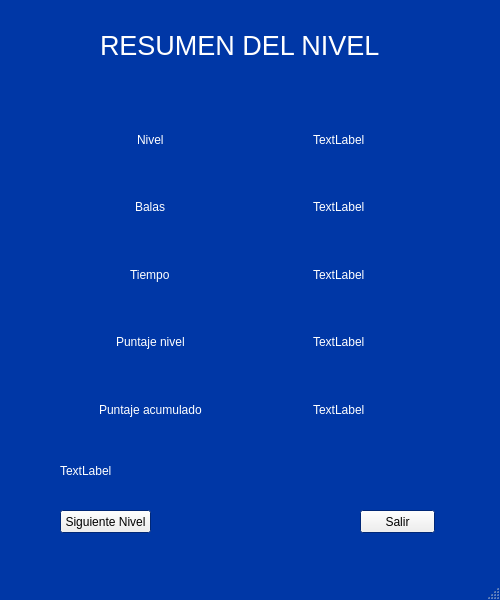
<?xml version="1.0" encoding="UTF-8"?>
<ui version="4.0">
 <class>MainWindow</class>
 <widget class="QMainWindow" name="MainWindow">
  <property name="geometry">
   <rect>
    <x>0</x>
    <y>0</y>
    <width>500</width>
    <height>600</height>
   </rect>
  </property>
  <property name="maximumSize">
   <size>
    <width>500</width>
    <height>600</height>
   </size>
  </property>
  <property name="palette">
   <palette>
    <active>
     <colorrole role="Text">
      <brush brushstyle="SolidPattern">
       <color alpha="255">
        <red>255</red>
        <green>255</green>
        <blue>255</blue>
       </color>
      </brush>
     </colorrole>
     <colorrole role="Base">
      <brush brushstyle="SolidPattern">
       <color alpha="255">
        <red>0</red>
        <green>39</green>
        <blue>118</blue>
       </color>
      </brush>
     </colorrole>
     <colorrole role="Window">
      <brush brushstyle="SolidPattern">
       <color alpha="255">
        <red>0</red>
        <green>55</green>
        <blue>166</blue>
       </color>
      </brush>
     </colorrole>
     <colorrole role="PlaceholderText">
      <brush brushstyle="SolidPattern">
       <color alpha="128">
        <red>255</red>
        <green>255</green>
        <blue>255</blue>
       </color>
      </brush>
     </colorrole>
    </active>
    <inactive>
     <colorrole role="Text">
      <brush brushstyle="SolidPattern">
       <color alpha="255">
        <red>255</red>
        <green>255</green>
        <blue>255</blue>
       </color>
      </brush>
     </colorrole>
     <colorrole role="Base">
      <brush brushstyle="SolidPattern">
       <color alpha="255">
        <red>0</red>
        <green>39</green>
        <blue>118</blue>
       </color>
      </brush>
     </colorrole>
     <colorrole role="Window">
      <brush brushstyle="SolidPattern">
       <color alpha="255">
        <red>0</red>
        <green>55</green>
        <blue>166</blue>
       </color>
      </brush>
     </colorrole>
     <colorrole role="PlaceholderText">
      <brush brushstyle="SolidPattern">
       <color alpha="128">
        <red>255</red>
        <green>255</green>
        <blue>255</blue>
       </color>
      </brush>
     </colorrole>
    </inactive>
    <disabled>
     <colorrole role="Text">
      <brush brushstyle="SolidPattern">
       <color alpha="255">
        <red>120</red>
        <green>120</green>
        <blue>120</blue>
       </color>
      </brush>
     </colorrole>
     <colorrole role="Base">
      <brush brushstyle="SolidPattern">
       <color alpha="255">
        <red>0</red>
        <green>55</green>
        <blue>166</blue>
       </color>
      </brush>
     </colorrole>
     <colorrole role="Window">
      <brush brushstyle="SolidPattern">
       <color alpha="255">
        <red>0</red>
        <green>55</green>
        <blue>166</blue>
       </color>
      </brush>
     </colorrole>
     <colorrole role="PlaceholderText">
      <brush brushstyle="SolidPattern">
       <color alpha="128">
        <red>0</red>
        <green>0</green>
        <blue>0</blue>
       </color>
      </brush>
     </colorrole>
    </disabled>
   </palette>
  </property>
  <property name="windowTitle">
   <string>MainWindow</string>
  </property>
  <widget class="QWidget" name="centralwidget">
   <widget class="QWidget" name="verticalLayoutWidget">
    <property name="geometry">
     <rect>
      <x>59</x>
      <y>109</y>
      <width>371</width>
      <height>331</height>
     </rect>
    </property>
    <property name="palette">
     <palette>
      <active>
       <colorrole role="WindowText">
        <brush brushstyle="SolidPattern">
         <color alpha="255">
          <red>255</red>
          <green>255</green>
          <blue>255</blue>
         </color>
        </brush>
       </colorrole>
      </active>
      <inactive>
       <colorrole role="WindowText">
        <brush brushstyle="SolidPattern">
         <color alpha="255">
          <red>255</red>
          <green>255</green>
          <blue>255</blue>
         </color>
        </brush>
       </colorrole>
      </inactive>
      <disabled>
       <colorrole role="WindowText">
        <brush brushstyle="SolidPattern">
         <color alpha="255">
          <red>120</red>
          <green>120</green>
          <blue>120</blue>
         </color>
        </brush>
       </colorrole>
      </disabled>
     </palette>
    </property>
    <layout class="QVBoxLayout" name="verticalLayout">
     <item>
      <layout class="QHBoxLayout" name="horizontalLayout">
       <item alignment="Qt::AlignHCenter">
        <widget class="QLabel" name="label_4">
         <property name="palette">
          <palette>
           <active>
            <colorrole role="WindowText">
             <brush brushstyle="SolidPattern">
              <color alpha="255">
               <red>255</red>
               <green>255</green>
               <blue>255</blue>
              </color>
             </brush>
            </colorrole>
           </active>
           <inactive>
            <colorrole role="WindowText">
             <brush brushstyle="SolidPattern">
              <color alpha="255">
               <red>255</red>
               <green>255</green>
               <blue>255</blue>
              </color>
             </brush>
            </colorrole>
           </inactive>
           <disabled>
            <colorrole role="WindowText">
             <brush brushstyle="SolidPattern">
              <color alpha="255">
               <red>120</red>
               <green>120</green>
               <blue>120</blue>
              </color>
             </brush>
            </colorrole>
           </disabled>
          </palette>
         </property>
         <property name="text">
          <string>Nivel</string>
         </property>
        </widget>
       </item>
       <item alignment="Qt::AlignHCenter">
        <widget class="QLabel" name="casilla_nivel">
         <property name="palette">
          <palette>
           <active>
            <colorrole role="WindowText">
             <brush brushstyle="SolidPattern">
              <color alpha="255">
               <red>255</red>
               <green>255</green>
               <blue>255</blue>
              </color>
             </brush>
            </colorrole>
           </active>
           <inactive>
            <colorrole role="WindowText">
             <brush brushstyle="SolidPattern">
              <color alpha="255">
               <red>255</red>
               <green>255</green>
               <blue>255</blue>
              </color>
             </brush>
            </colorrole>
           </inactive>
           <disabled>
            <colorrole role="WindowText">
             <brush brushstyle="SolidPattern">
              <color alpha="255">
               <red>120</red>
               <green>120</green>
               <blue>120</blue>
              </color>
             </brush>
            </colorrole>
           </disabled>
          </palette>
         </property>
         <property name="text">
          <string>TextLabel</string>
         </property>
        </widget>
       </item>
      </layout>
     </item>
     <item>
      <layout class="QHBoxLayout" name="horizontalLayout_6">
       <item alignment="Qt::AlignHCenter">
        <widget class="QLabel" name="label_6">
         <property name="palette">
          <palette>
           <active>
            <colorrole role="WindowText">
             <brush brushstyle="SolidPattern">
              <color alpha="255">
               <red>255</red>
               <green>255</green>
               <blue>255</blue>
              </color>
             </brush>
            </colorrole>
           </active>
           <inactive>
            <colorrole role="WindowText">
             <brush brushstyle="SolidPattern">
              <color alpha="255">
               <red>255</red>
               <green>255</green>
               <blue>255</blue>
              </color>
             </brush>
            </colorrole>
           </inactive>
           <disabled>
            <colorrole role="WindowText">
             <brush brushstyle="SolidPattern">
              <color alpha="255">
               <red>120</red>
               <green>120</green>
               <blue>120</blue>
              </color>
             </brush>
            </colorrole>
           </disabled>
          </palette>
         </property>
         <property name="text">
          <string>Balas</string>
         </property>
        </widget>
       </item>
       <item alignment="Qt::AlignHCenter">
        <widget class="QLabel" name="casilla_balas">
         <property name="palette">
          <palette>
           <active>
            <colorrole role="WindowText">
             <brush brushstyle="SolidPattern">
              <color alpha="255">
               <red>255</red>
               <green>255</green>
               <blue>255</blue>
              </color>
             </brush>
            </colorrole>
           </active>
           <inactive>
            <colorrole role="WindowText">
             <brush brushstyle="SolidPattern">
              <color alpha="255">
               <red>255</red>
               <green>255</green>
               <blue>255</blue>
              </color>
             </brush>
            </colorrole>
           </inactive>
           <disabled>
            <colorrole role="WindowText">
             <brush brushstyle="SolidPattern">
              <color alpha="255">
               <red>120</red>
               <green>120</green>
               <blue>120</blue>
              </color>
             </brush>
            </colorrole>
           </disabled>
          </palette>
         </property>
         <property name="text">
          <string>TextLabel</string>
         </property>
        </widget>
       </item>
      </layout>
     </item>
     <item>
      <layout class="QHBoxLayout" name="horizontalLayout_5">
       <item alignment="Qt::AlignHCenter">
        <widget class="QLabel" name="label_8">
         <property name="palette">
          <palette>
           <active>
            <colorrole role="WindowText">
             <brush brushstyle="SolidPattern">
              <color alpha="255">
               <red>255</red>
               <green>255</green>
               <blue>255</blue>
              </color>
             </brush>
            </colorrole>
           </active>
           <inactive>
            <colorrole role="WindowText">
             <brush brushstyle="SolidPattern">
              <color alpha="255">
               <red>255</red>
               <green>255</green>
               <blue>255</blue>
              </color>
             </brush>
            </colorrole>
           </inactive>
           <disabled>
            <colorrole role="WindowText">
             <brush brushstyle="SolidPattern">
              <color alpha="255">
               <red>120</red>
               <green>120</green>
               <blue>120</blue>
              </color>
             </brush>
            </colorrole>
           </disabled>
          </palette>
         </property>
         <property name="text">
          <string>Tiempo</string>
         </property>
        </widget>
       </item>
       <item alignment="Qt::AlignHCenter">
        <widget class="QLabel" name="casilla_tiempo">
         <property name="palette">
          <palette>
           <active>
            <colorrole role="WindowText">
             <brush brushstyle="SolidPattern">
              <color alpha="255">
               <red>255</red>
               <green>255</green>
               <blue>255</blue>
              </color>
             </brush>
            </colorrole>
           </active>
           <inactive>
            <colorrole role="WindowText">
             <brush brushstyle="SolidPattern">
              <color alpha="255">
               <red>255</red>
               <green>255</green>
               <blue>255</blue>
              </color>
             </brush>
            </colorrole>
           </inactive>
           <disabled>
            <colorrole role="WindowText">
             <brush brushstyle="SolidPattern">
              <color alpha="255">
               <red>120</red>
               <green>120</green>
               <blue>120</blue>
              </color>
             </brush>
            </colorrole>
           </disabled>
          </palette>
         </property>
         <property name="text">
          <string>TextLabel</string>
         </property>
        </widget>
       </item>
      </layout>
     </item>
     <item>
      <layout class="QHBoxLayout" name="horizontalLayout_4">
       <item alignment="Qt::AlignHCenter">
        <widget class="QLabel" name="label_10">
         <property name="palette">
          <palette>
           <active>
            <colorrole role="WindowText">
             <brush brushstyle="SolidPattern">
              <color alpha="255">
               <red>255</red>
               <green>255</green>
               <blue>255</blue>
              </color>
             </brush>
            </colorrole>
           </active>
           <inactive>
            <colorrole role="WindowText">
             <brush brushstyle="SolidPattern">
              <color alpha="255">
               <red>255</red>
               <green>255</green>
               <blue>255</blue>
              </color>
             </brush>
            </colorrole>
           </inactive>
           <disabled>
            <colorrole role="WindowText">
             <brush brushstyle="SolidPattern">
              <color alpha="255">
               <red>120</red>
               <green>120</green>
               <blue>120</blue>
              </color>
             </brush>
            </colorrole>
           </disabled>
          </palette>
         </property>
         <property name="text">
          <string>Puntaje nivel</string>
         </property>
        </widget>
       </item>
       <item alignment="Qt::AlignHCenter">
        <widget class="QLabel" name="casilla_puntos_nivel">
         <property name="palette">
          <palette>
           <active>
            <colorrole role="WindowText">
             <brush brushstyle="SolidPattern">
              <color alpha="255">
               <red>255</red>
               <green>255</green>
               <blue>255</blue>
              </color>
             </brush>
            </colorrole>
           </active>
           <inactive>
            <colorrole role="WindowText">
             <brush brushstyle="SolidPattern">
              <color alpha="255">
               <red>255</red>
               <green>255</green>
               <blue>255</blue>
              </color>
             </brush>
            </colorrole>
           </inactive>
           <disabled>
            <colorrole role="WindowText">
             <brush brushstyle="SolidPattern">
              <color alpha="255">
               <red>120</red>
               <green>120</green>
               <blue>120</blue>
              </color>
             </brush>
            </colorrole>
           </disabled>
          </palette>
         </property>
         <property name="text">
          <string>TextLabel</string>
         </property>
        </widget>
       </item>
      </layout>
     </item>
     <item>
      <layout class="QHBoxLayout" name="horizontalLayout_3">
       <item alignment="Qt::AlignHCenter">
        <widget class="QLabel" name="label_12">
         <property name="palette">
          <palette>
           <active>
            <colorrole role="WindowText">
             <brush brushstyle="SolidPattern">
              <color alpha="255">
               <red>255</red>
               <green>255</green>
               <blue>255</blue>
              </color>
             </brush>
            </colorrole>
           </active>
           <inactive>
            <colorrole role="WindowText">
             <brush brushstyle="SolidPattern">
              <color alpha="255">
               <red>255</red>
               <green>255</green>
               <blue>255</blue>
              </color>
             </brush>
            </colorrole>
           </inactive>
           <disabled>
            <colorrole role="WindowText">
             <brush brushstyle="SolidPattern">
              <color alpha="255">
               <red>120</red>
               <green>120</green>
               <blue>120</blue>
              </color>
             </brush>
            </colorrole>
           </disabled>
          </palette>
         </property>
         <property name="text">
          <string>Puntaje acumulado</string>
         </property>
        </widget>
       </item>
       <item alignment="Qt::AlignHCenter">
        <widget class="QLabel" name="casilla_puntos_acum">
         <property name="palette">
          <palette>
           <active>
            <colorrole role="WindowText">
             <brush brushstyle="SolidPattern">
              <color alpha="255">
               <red>255</red>
               <green>255</green>
               <blue>255</blue>
              </color>
             </brush>
            </colorrole>
           </active>
           <inactive>
            <colorrole role="WindowText">
             <brush brushstyle="SolidPattern">
              <color alpha="255">
               <red>255</red>
               <green>255</green>
               <blue>255</blue>
              </color>
             </brush>
            </colorrole>
           </inactive>
           <disabled>
            <colorrole role="WindowText">
             <brush brushstyle="SolidPattern">
              <color alpha="255">
               <red>120</red>
               <green>120</green>
               <blue>120</blue>
              </color>
             </brush>
            </colorrole>
           </disabled>
          </palette>
         </property>
         <property name="text">
          <string>TextLabel</string>
         </property>
        </widget>
       </item>
      </layout>
     </item>
    </layout>
   </widget>
   <widget class="QLabel" name="label">
    <property name="geometry">
     <rect>
      <x>100</x>
      <y>30</y>
      <width>301</width>
      <height>31</height>
     </rect>
    </property>
    <property name="palette">
     <palette>
      <active>
       <colorrole role="WindowText">
        <brush brushstyle="SolidPattern">
         <color alpha="255">
          <red>255</red>
          <green>255</green>
          <blue>255</blue>
         </color>
        </brush>
       </colorrole>
      </active>
      <inactive>
       <colorrole role="WindowText">
        <brush brushstyle="SolidPattern">
         <color alpha="255">
          <red>255</red>
          <green>255</green>
          <blue>255</blue>
         </color>
        </brush>
       </colorrole>
      </inactive>
      <disabled>
       <colorrole role="WindowText">
        <brush brushstyle="SolidPattern">
         <color alpha="255">
          <red>120</red>
          <green>120</green>
          <blue>120</blue>
         </color>
        </brush>
       </colorrole>
      </disabled>
     </palette>
    </property>
    <property name="font">
     <font>
      <pointsize>20</pointsize>
     </font>
    </property>
    <property name="text">
     <string>RESUMEN DEL NIVEL</string>
    </property>
   </widget>
   <widget class="QLabel" name="casilla_info">
    <property name="geometry">
     <rect>
      <x>60</x>
      <y>460</y>
      <width>371</width>
      <height>21</height>
     </rect>
    </property>
    <property name="palette">
     <palette>
      <active>
       <colorrole role="WindowText">
        <brush brushstyle="SolidPattern">
         <color alpha="255">
          <red>255</red>
          <green>255</green>
          <blue>255</blue>
         </color>
        </brush>
       </colorrole>
      </active>
      <inactive>
       <colorrole role="WindowText">
        <brush brushstyle="SolidPattern">
         <color alpha="255">
          <red>255</red>
          <green>255</green>
          <blue>255</blue>
         </color>
        </brush>
       </colorrole>
      </inactive>
      <disabled>
       <colorrole role="WindowText">
        <brush brushstyle="SolidPattern">
         <color alpha="255">
          <red>120</red>
          <green>120</green>
          <blue>120</blue>
         </color>
        </brush>
       </colorrole>
      </disabled>
     </palette>
    </property>
    <property name="text">
     <string>TextLabel</string>
    </property>
   </widget>
   <widget class="QPushButton" name="boton_siguiente">
    <property name="geometry">
     <rect>
      <x>60</x>
      <y>510</y>
      <width>91</width>
      <height>23</height>
     </rect>
    </property>
    <property name="text">
     <string>Siguiente Nivel</string>
    </property>
   </widget>
   <widget class="QPushButton" name="boton_salir">
    <property name="geometry">
     <rect>
      <x>360</x>
      <y>510</y>
      <width>75</width>
      <height>23</height>
     </rect>
    </property>
    <property name="text">
     <string>Salir</string>
    </property>
   </widget>
  </widget>
  <widget class="QMenuBar" name="menubar">
   <property name="geometry">
    <rect>
     <x>0</x>
     <y>0</y>
     <width>500</width>
     <height>21</height>
    </rect>
   </property>
  </widget>
  <widget class="QStatusBar" name="statusbar"/>
 </widget>
 <resources/>
 <connections/>
</ui>
